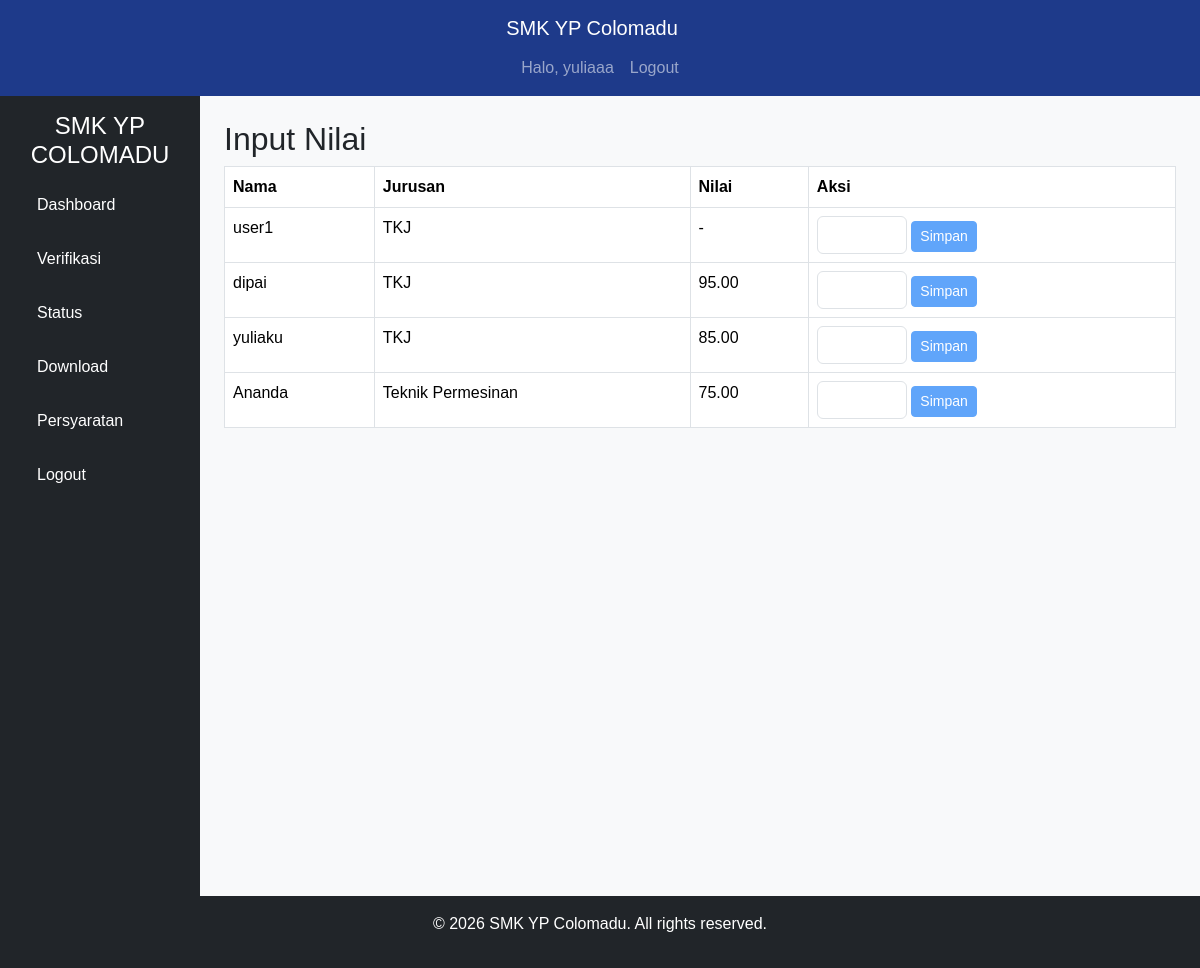
Screenshot of /panitia/nilai.php (signed in) with the database file from the repository.
### tables this page shows
CREATE TABLE `pendaftar` (
  `id` int NOT NULL,
  `user_id` int NOT NULL,
  `nama` varchar(100) NOT NULL,
  `nohp` varchar(15) DEFAULT NULL,
  `email` varchar(100) DEFAULT NULL,
  `nis` varchar(20) NOT NULL,
  `nik` varchar(16) NOT NULL,
  `nama_ortu` varchar(100) NOT NULL,
  `pekerjaan_ortu` varchar(50) NOT NULL,
  `jurusan` varchar(50) NOT NULL,
  `berkas` varchar(255) DEFAULT NULL,
  `status` enum('menunggu','Diterima','Revisi','Ditolak') DEFAULT 'menunggu',
  `komentar` text,
  `created_at` timestamp NOT NULL DEFAULT CURRENT_TIMESTAMP,
  `reg_number` varchar(20) DEFAULT NULL,
  `asal_sekolah` varchar(100) DEFAULT NULL,
  `nilai` decimal(5,2) DEFAULT NULL
);

### panitia/nilai.php (the view, shortened to what this page needs)
<?php
require '../config/database.php';
$pendaftar = $db->query("SELECT * FROM pendaftar ORDER BY created_at DESC")->fetchAll(PDO::FETCH_ASSOC);
?>
<!DOCTYPE html>
<html lang="id">
<head>
    <link href="https://cdn.jsdelivr.net/npm/bootstrap@5.3.2/dist/css/bootstrap.min.css" rel="stylesheet">
    <link href="../assets/css/style.css" rel="stylesheet">
</head>
<body class="bg-light">
    <?php include '../includes/header.php'; ?>
    <div class="container-fluid">
        <div class="row">
            <?php include '../includes/sidebar_panitia.php'; ?>
            <main class="col-md-9 ms-sm-auto col-lg-10 px-md-4">
                <h2 class="mt-4">Input Nilai</h2>
                <table class="table table-bordered">
                    <thead>
                        <tr>
                            <th>Nama</th>
                            <th>Jurusan</th>
                            <th>Nilai</th>
                            <th>Aksi</th>
                        </tr>
                    </thead>
                    <tbody>
                        <?php foreach ($pendaftar as $p): ?>
                            <tr>
                                <td><?php echo htmlspecialchars($p['nama']); ?></td>
                                <td><?php echo htmlspecialchars($p['jurusan']); ?></td>
                                <td><?php echo $p['nilai'] ?? '-'; ?></td>
                                <td>
                                    <form method="POST" class="d-inline">
                                        <input type="number" name="nilai_tes" class="form-control d-inline w-auto" min="0" max="100" required>
                                        <button type="submit" class="btn btn-primary btn-sm">Simpan</button>
                                    </form>
                                </td>
                            </tr>
                        <?php endforeach; ?>
                    </tbody>
                </table>
            </main>
        </div>
    </div>
    <?php include '../includes/footer.php'; ?>
</body>
</html>

### assets/css/style.css (style rules this page uses)
body { background-color: #F3F4F6; font-family: Arial, sans-serif; display: flex; flex-direction: column; min-height: 100vh; margin: 0; }
.container-fluid { flex: 1; display: flex; flex-direction: column; }
main { flex: 1; padding-bottom: 60px; }
.btn-primary { background-color: #60A5FA; border-color: #60A5FA; }

### rows the page displays
pendaftar: nama "user1", jurusan "TKJ", nilai "-"
pendaftar: nama "dipai", jurusan "TKJ", nilai "95.00"
pendaftar: nama "yuliaku", jurusan "TKJ", nilai "85.00"
pendaftar: nama "Ananda", jurusan "Teknik Permesinan", nilai "75.00"

### other values shown
$_SESSION['nama'] "yuliaaa"
